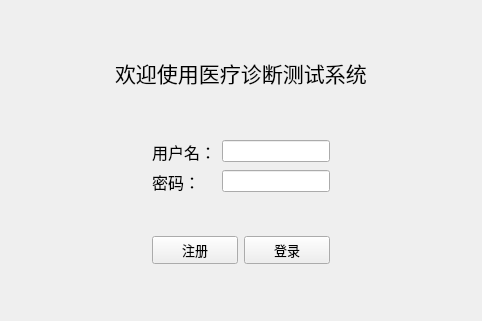
<?xml version="1.0" encoding="UTF-8"?>
<ui version="4.0">
 <class>LoginView</class>
 <widget class="QWidget" name="LoginView">
  <property name="geometry">
   <rect>
    <x>0</x>
    <y>0</y>
    <width>482</width>
    <height>321</height>
   </rect>
  </property>
  <property name="windowTitle">
   <string>登录</string>
  </property>
  <layout class="QVBoxLayout" name="verticalLayout">
   <item>
    <spacer name="verticalSpacer">
     <property name="orientation">
      <enum>Qt::Orientation::Vertical</enum>
     </property>
     <property name="sizeHint" stdset="0">
      <size>
       <width>20</width>
       <height>30</height>
      </size>
     </property>
    </spacer>
   </item>
   <item>
    <layout class="QHBoxLayout" name="horizontalLayout_4">
     <item>
      <spacer name="horizontalSpacer_5">
       <property name="orientation">
        <enum>Qt::Orientation::Horizontal</enum>
       </property>
       <property name="sizeHint" stdset="0">
        <size>
         <width>40</width>
         <height>20</height>
        </size>
       </property>
      </spacer>
     </item>
     <item>
      <widget class="QLabel" name="label">
       <property name="font">
        <font>
         <pointsize>16</pointsize>
        </font>
       </property>
       <property name="text">
        <string>欢迎使用医疗诊断测试系统</string>
       </property>
      </widget>
     </item>
     <item>
      <spacer name="horizontalSpacer_6">
       <property name="orientation">
        <enum>Qt::Orientation::Horizontal</enum>
       </property>
       <property name="sizeHint" stdset="0">
        <size>
         <width>40</width>
         <height>20</height>
        </size>
       </property>
      </spacer>
     </item>
    </layout>
   </item>
   <item>
    <spacer name="verticalSpacer_2">
     <property name="orientation">
      <enum>Qt::Orientation::Vertical</enum>
     </property>
     <property name="sizeType">
      <enum>QSizePolicy::Policy::Expanding</enum>
     </property>
     <property name="sizeHint" stdset="0">
      <size>
       <width>20</width>
       <height>28</height>
      </size>
     </property>
    </spacer>
   </item>
   <item>
    <layout class="QHBoxLayout" name="horizontalLayout_2">
     <item>
      <spacer name="horizontalSpacer">
       <property name="orientation">
        <enum>Qt::Orientation::Horizontal</enum>
       </property>
       <property name="sizeHint" stdset="0">
        <size>
         <width>40</width>
         <height>20</height>
        </size>
       </property>
      </spacer>
     </item>
     <item>
      <layout class="QFormLayout" name="formLayout">
       <item row="0" column="0">
        <widget class="QLabel" name="label_2">
         <property name="font">
          <font>
           <pointsize>12</pointsize>
          </font>
         </property>
         <property name="text">
          <string>用户名：</string>
         </property>
        </widget>
       </item>
       <item row="1" column="0">
        <widget class="QLabel" name="label_3">
         <property name="font">
          <font>
           <pointsize>12</pointsize>
          </font>
         </property>
         <property name="text">
          <string>密码：</string>
         </property>
        </widget>
       </item>
       <item row="1" column="1">
        <widget class="QLineEdit" name="inputUserPassword">
         <property name="echoMode">
          <enum>QLineEdit::EchoMode::Password</enum>
         </property>
        </widget>
       </item>
       <item row="2" column="0" colspan="2">
        <spacer name="verticalSpacer_4">
         <property name="orientation">
          <enum>Qt::Orientation::Vertical</enum>
         </property>
         <property name="sizeType">
          <enum>QSizePolicy::Policy::Fixed</enum>
         </property>
         <property name="sizeHint" stdset="0">
          <size>
           <width>20</width>
           <height>30</height>
          </size>
         </property>
        </spacer>
       </item>
       <item row="3" column="0" colspan="2">
        <layout class="QHBoxLayout" name="horizontalLayout">
         <item>
          <widget class="QPushButton" name="btSignUp">
           <property name="font">
            <font>
             <pointsize>10</pointsize>
            </font>
           </property>
           <property name="text">
            <string>注册</string>
           </property>
          </widget>
         </item>
         <item>
          <widget class="QPushButton" name="btSignIn">
           <property name="font">
            <font>
             <pointsize>10</pointsize>
            </font>
           </property>
           <property name="text">
            <string>登录</string>
           </property>
          </widget>
         </item>
        </layout>
       </item>
       <item row="0" column="1">
        <widget class="QLineEdit" name="inputUserName"/>
       </item>
      </layout>
     </item>
     <item>
      <spacer name="horizontalSpacer_2">
       <property name="orientation">
        <enum>Qt::Orientation::Horizontal</enum>
       </property>
       <property name="sizeHint" stdset="0">
        <size>
         <width>40</width>
         <height>20</height>
        </size>
       </property>
      </spacer>
     </item>
    </layout>
   </item>
   <item>
    <spacer name="verticalSpacer_3">
     <property name="orientation">
      <enum>Qt::Orientation::Vertical</enum>
     </property>
     <property name="sizeHint" stdset="0">
      <size>
       <width>20</width>
       <height>30</height>
      </size>
     </property>
    </spacer>
   </item>
  </layout>
 </widget>
 <resources/>
 <connections/>
</ui>
